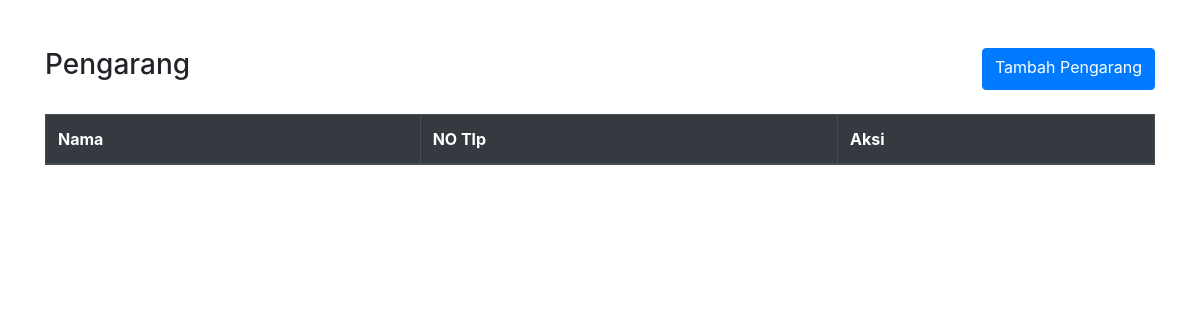
/page/pengarang/index.php, run on an earlier commit of the app's database.
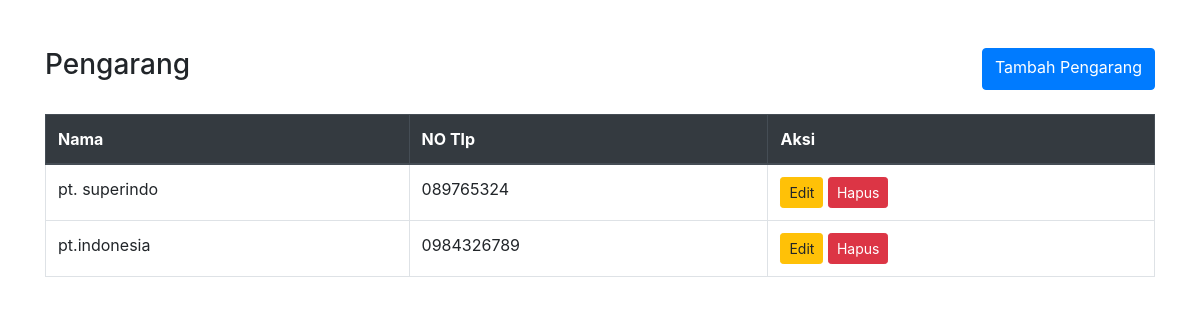
And on a later commit of the database.
### tables this page shows
CREATE TABLE `pengarang` (
  `id_pengarang` int(15) NOT NULL AUTO_INCREMENT,
  `nama` varchar(50) NOT NULL,
  `no_tlp` varchar(15) NOT NULL,
  PRIMARY KEY (`id_pengarang`)
);

### database/class/pengarang.php (called while the page is built, shortened)
<?php
class Pengarang
{
    private $db;
    private static $instance = null;
    public function __construct($db_conn)
    {
        $this->db = $db_conn;
    }
    public static function getInstance($pdo)
    {
        if (self::$instance == null) {
            self::$instance = new Pengarang($pdo);
        }
        return self::$instance;
    }
    public function getAll()
    {
        try {
            $stmt = $this->db->prepare("SELECT * FROM pengarang");
            $stmt->execute();
            $data = $stmt->fetchAll(PDO::FETCH_ASSOC);
            return $data;
        } catch (PDOException $e) {
            error_log($e->getMessage());
            return false;
        }
    }
}
?>

### page/pengarang/index.php (the view, shortened to what this page needs)
<!DOCTYPE html>
<html lang="en">
<head>
    <link href="https://maxcdn.bootstrapcdn.com/bootstrap/4.5.2/css/bootstrap.min.css" rel="stylesheet">
</head>
<body>
    <div class="container mt-5">
        <div class="d-flex justify-content-between mb-4">
            <h3>Pengarang</h3>
            <a href="add.php?page=pengarang&act=tambah" class="btn btn-primary">Tambah Pengarang</a>
        </div>
        <div>
            <table class="table table-bordered">
                <thead class="thead-dark">
                <tr>
                        <th>Nama</th>
                        <th>NO Tlp</th>
                        <th>Aksi</th>
                    </tr>
                </thead>
                <tbody>
                <?php
                        include("../../database/class/pengarang.php");
                        $pdo = koneksi::connect();
                        $pengarang = pengarang::getInstance($pdo);
                        $dataPengarang = $pengarang->getAll();
                        foreach ($dataPengarang as $row) {
                        ?>
                        <tr>
                            <td><?php echo htmlspecialchars($row['nama']); ?></td>
                            <td><?php echo htmlspecialchars($row['no_tlp']); ?></td>
                            <td>
                            <a href="edit.php?page=pengarang&act=edit&id_pengarang=<?php echo $row['id_pengarang'] ?>" class="btn btn-warning btn-sm">
                                <i class="fas fa-edit"></i> Edit
                            </a>
                                <a href="hapus.php?page=pengarang&act=hapus&id_pengarang=<?php echo $row['id_pengarang']?>" class="btn btn-danger btn-sm" onclick="return confirm('Apakah anda ingin menghapus data ini?')">
                                <i class="fas fa-trash"></i> Hapus
                             </a>
                            </td>
                        </tr>
                    <?php
                    }
                    ?>
                </tbody>
            </table>
        </div>
    </div>
</body>
</html>

What changed in the data, as far as the page shows it:
added pengarang: nama "pt. superindo", no_tlp "089765324"
added pengarang: nama "pt.indonesia", no_tlp "0984326789"
